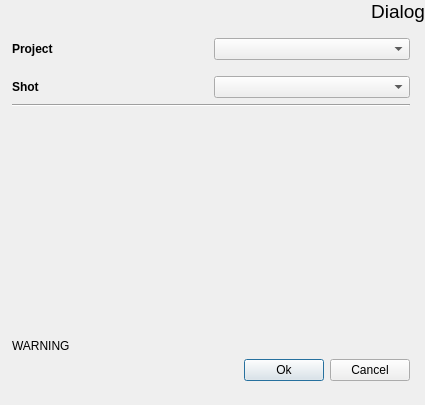
<?xml version="1.0" encoding="UTF-8"?>
<ui version="4.0">
 <class>dlgProjectShot</class>
 <widget class="QDialog" name="dlgProjectShot">
  <property name="geometry">
   <rect>
    <x>0</x>
    <y>0</y>
    <width>425</width>
    <height>405</height>
   </rect>
  </property>
  <property name="windowTitle">
   <string>Dialog</string>
  </property>
  <property name="windowIcon">
   <iconset resource="../_rc/epp.qrc">
    <normaloff>:/icons/epp_128.png</normaloff>:/icons/epp_128.png</iconset>
  </property>
  <layout class="QVBoxLayout" name="verticalLayout_2">
   <property name="margin">
    <number>0</number>
   </property>
   <item>
    <widget class="QLabel" name="lblHeader">
     <property name="font">
      <font>
       <family>Arial</family>
       <pointsize>14</pointsize>
      </font>
     </property>
     <property name="text">
      <string>Dialog</string>
     </property>
     <property name="alignment">
      <set>Qt::AlignRight|Qt::AlignTop|Qt::AlignTrailing</set>
     </property>
     <property name="margin">
      <number>10</number>
     </property>
    </widget>
   </item>
   <item>
    <layout class="QVBoxLayout" name="verticalLayout">
     <property name="leftMargin">
      <number>12</number>
     </property>
     <property name="topMargin">
      <number>9</number>
     </property>
     <property name="rightMargin">
      <number>15</number>
     </property>
     <property name="bottomMargin">
      <number>24</number>
     </property>
     <item>
      <layout class="QGridLayout" name="gridLayout1">
       <item row="3" column="0">
        <widget class="QLabel" name="_lblShot">
         <property name="sizePolicy">
          <sizepolicy hsizetype="Minimum" vsizetype="Preferred">
           <horstretch>0</horstretch>
           <verstretch>0</verstretch>
          </sizepolicy>
         </property>
         <property name="minimumSize">
          <size>
           <width>120</width>
           <height>0</height>
          </size>
         </property>
         <property name="font">
          <font>
           <weight>75</weight>
           <bold>true</bold>
          </font>
         </property>
         <property name="toolTip">
          <string>Project name and also the projects root directory name</string>
         </property>
         <property name="whatsThis">
          <string>&lt;!DOCTYPE HTML PUBLIC &quot;-//W3C//DTD HTML 4.0//EN&quot; &quot;http://www.w3.org/TR/REC-html40/strict.dtd&quot;&gt;
&lt;html&gt;&lt;head&gt;&lt;meta name=&quot;qrichtext&quot; content=&quot;1&quot; /&gt;&lt;style type=&quot;text/css&quot;&gt;
p, li { white-space: pre-wrap; }
&lt;/style&gt;&lt;/head&gt;&lt;body style=&quot; font-family:'MS Shell Dlg 2'; font-size:8.25pt; font-weight:400; font-style:normal;&quot;&gt;
&lt;p style=&quot; margin-top:0px; margin-bottom:0px; margin-left:0px; margin-right:0px; -qt-block-indent:0; text-indent:0px;&quot;&gt;&lt;span style=&quot; font-size:8pt;&quot;&gt;The &lt;/span&gt;&lt;span style=&quot; font-size:8pt; font-weight:600;&quot;&gt;Name&lt;/span&gt;&lt;span style=&quot; font-size:8pt;&quot;&gt; for the project needs to be set based on studio conventions. This name is also used for the root folder of the project. Make sure it is file system safe and does not contain invalid characters. The default widget limits input to valid characters. Already existing project names can not be used to prevent data loss through overwriting.&lt;/span&gt;&lt;/p&gt;&lt;/body&gt;&lt;/html&gt;</string>
         </property>
         <property name="text">
          <string>Shot</string>
         </property>
        </widget>
       </item>
       <item row="1" column="0">
        <widget class="QLabel" name="_lblProject">
         <property name="sizePolicy">
          <sizepolicy hsizetype="Minimum" vsizetype="Preferred">
           <horstretch>0</horstretch>
           <verstretch>0</verstretch>
          </sizepolicy>
         </property>
         <property name="minimumSize">
          <size>
           <width>120</width>
           <height>0</height>
          </size>
         </property>
         <property name="font">
          <font>
           <weight>75</weight>
           <bold>true</bold>
          </font>
         </property>
         <property name="toolTip">
          <string>Format Template for production.</string>
         </property>
         <property name="whatsThis">
          <string>&lt;!DOCTYPE HTML PUBLIC &quot;-//W3C//DTD HTML 4.0//EN&quot; &quot;http://www.w3.org/TR/REC-html40/strict.dtd&quot;&gt;
&lt;html&gt;&lt;head&gt;&lt;meta name=&quot;qrichtext&quot; content=&quot;1&quot; /&gt;&lt;style type=&quot;text/css&quot;&gt;
p, li { white-space: pre-wrap; }
&lt;/style&gt;&lt;/head&gt;&lt;body style=&quot; font-family:'MS Shell Dlg 2'; font-size:8.25pt; font-weight:400; font-style:normal;&quot;&gt;
&lt;p style=&quot; margin-top:0px; margin-bottom:0px; margin-left:0px; margin-right:0px; -qt-block-indent:0; text-indent:0px;&quot;&gt;The &lt;span style=&quot; font-weight:600;&quot;&gt;Format Templates&lt;/span&gt; are presets of Width, Height, Framerage (FPS) and Aspect Ratios for a Production. They are stored in your &lt;span style=&quot; font-style:italic;&quot;&gt;epp_root\templates\formats.xml&lt;/span&gt; file. As starting point formats can be imported during install of epp from eyeon Fusion.&lt;/p&gt;&lt;/body&gt;&lt;/html&gt;</string>
         </property>
         <property name="text">
          <string>Project</string>
         </property>
        </widget>
       </item>
       <item row="2" column="0">
        <spacer name="verticalSpacer_2">
         <property name="orientation">
          <enum>Qt::Vertical</enum>
         </property>
         <property name="sizeType">
          <enum>QSizePolicy::Fixed</enum>
         </property>
         <property name="sizeHint" stdset="0">
          <size>
           <width>20</width>
           <height>10</height>
          </size>
         </property>
        </spacer>
       </item>
       <item row="1" column="1">
        <widget class="QComboBox" name="cmbProject"/>
       </item>
       <item row="3" column="1">
        <widget class="QComboBox" name="cmbShot"/>
       </item>
      </layout>
     </item>
     <item>
      <widget class="Line" name="line">
       <property name="orientation">
        <enum>Qt::Horizontal</enum>
       </property>
      </widget>
     </item>
     <item>
      <spacer name="verticalSpacer">
       <property name="orientation">
        <enum>Qt::Vertical</enum>
       </property>
       <property name="sizeHint" stdset="0">
        <size>
         <width>20</width>
         <height>40</height>
        </size>
       </property>
      </spacer>
     </item>
     <item>
      <widget class="QLabel" name="lblStatus">
       <property name="statusTip">
        <string>Warning Status</string>
       </property>
       <property name="styleSheet">
        <string notr="true"/>
       </property>
       <property name="text">
        <string>WARNING</string>
       </property>
       <property name="openExternalLinks">
        <bool>true</bool>
       </property>
      </widget>
     </item>
     <item>
      <layout class="QHBoxLayout" name="horizontalLayout_2">
       <item>
        <spacer name="horizontalSpacer_2">
         <property name="orientation">
          <enum>Qt::Horizontal</enum>
         </property>
         <property name="sizeHint" stdset="0">
          <size>
           <width>40</width>
           <height>20</height>
          </size>
         </property>
        </spacer>
       </item>
       <item>
        <widget class="QPushButton" name="butAccept">
         <property name="statusTip">
          <string>Create Project and Directories</string>
         </property>
         <property name="text">
          <string>Ok</string>
         </property>
        </widget>
       </item>
       <item>
        <widget class="QPushButton" name="butCancel">
         <property name="statusTip">
          <string>Cancel the operation</string>
         </property>
         <property name="text">
          <string>Cancel</string>
         </property>
        </widget>
       </item>
      </layout>
     </item>
    </layout>
   </item>
  </layout>
 </widget>
 <tabstops>
  <tabstop>butAccept</tabstop>
  <tabstop>butCancel</tabstop>
 </tabstops>
 <resources>
  <include location="../_rc/epp.qrc"/>
 </resources>
 <connections>
  <connection>
   <sender>butAccept</sender>
   <signal>clicked()</signal>
   <receiver>dlgProjectShot</receiver>
   <slot>accept()</slot>
   <hints>
    <hint type="sourcelabel">
     <x>220</x>
     <y>261</y>
    </hint>
    <hint type="destinationlabel">
     <x>167</x>
     <y>270</y>
    </hint>
   </hints>
  </connection>
  <connection>
   <sender>butCancel</sender>
   <signal>clicked()</signal>
   <receiver>dlgProjectShot</receiver>
   <slot>reject()</slot>
   <hints>
    <hint type="sourcelabel">
     <x>303</x>
     <y>259</y>
    </hint>
    <hint type="destinationlabel">
     <x>314</x>
     <y>281</y>
    </hint>
   </hints>
  </connection>
 </connections>
</ui>
